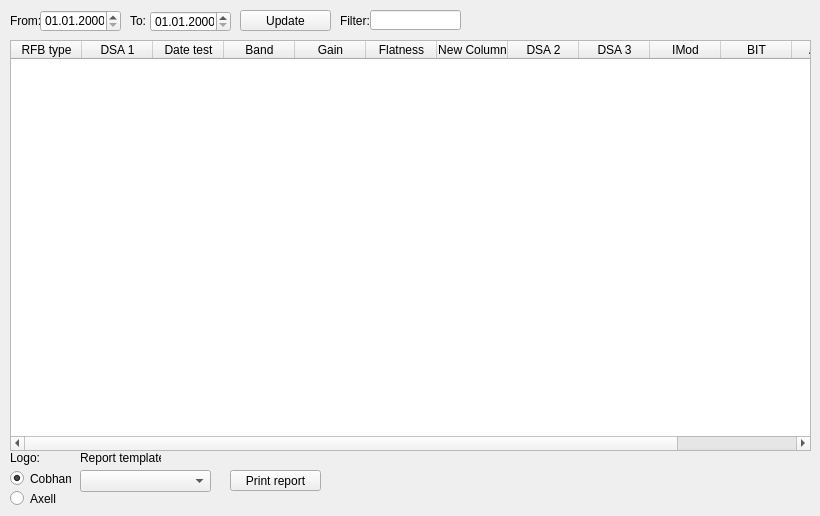
    <widget class="QWidget" name="tabJournal">
     <attribute name="title">
      <string>Journal</string>
     </attribute>
     <widget class="QTableWidget" name="tableJournal">
      <property name="geometry">
       <rect>
        <x>10</x>
        <y>40</y>
        <width>801</width>
        <height>411</height>
       </rect>
      </property>
      <property name="cursor" stdset="0">
       <cursorShape>PointingHandCursor</cursorShape>
      </property>
      <property name="mouseTracking">
       <bool>true</bool>
      </property>
      <property name="focusPolicy">
       <enum>Qt::WheelFocus</enum>
      </property>
      <property name="toolTip">
       <string extracomment="1"/>
      </property>
      <property name="editTriggers">
       <set>QAbstractItemView::NoEditTriggers</set>
      </property>
      <property name="selectionMode">
       <enum>QAbstractItemView::SingleSelection</enum>
      </property>
      <property name="sortingEnabled">
       <bool>false</bool>
      </property>
      <attribute name="horizontalHeaderDefaultSectionSize">
       <number>71</number>
      </attribute>
      <column>
       <property name="text">
        <string>RFB type</string>
       </property>
      </column>
      <column>
       <property name="text">
        <string>DSA 1</string>
       </property>
      </column>
      <column>
       <property name="text">
        <string>Date test</string>
       </property>
      </column>
      <column>
       <property name="text">
        <string>Band</string>
       </property>
      </column>
      <column>
       <property name="text">
        <string>Gain</string>
       </property>
      </column>
      <column>
       <property name="text">
        <string>Flatness</string>
       </property>
      </column>
      <column>
       <property name="text">
        <string>New Column</string>
       </property>
      </column>
      <column>
       <property name="text">
        <string>DSA 2</string>
       </property>
      </column>
      <column>
       <property name="text">
        <string>DSA 3</string>
       </property>
      </column>
      <column>
       <property name="text">
        <string>IMod</string>
       </property>
      </column>
      <column>
       <property name="text">
        <string>BIT</string>
       </property>
      </column>
      <column>
       <property name="text">
        <string>ALC In</string>
       </property>
      </column>
      <column>
       <property name="text">
        <string>ALC Out</string>
       </property>
      </column>
     </widget>
     <widget class="QPushButton" name="journalUpdateBtn">
      <property name="geometry">
       <rect>
        <x>240</x>
        <y>10</y>
        <width>91</width>
        <height>21</height>
       </rect>
      </property>
      <property name="text">
       <string>Update</string>
      </property>
     </widget>
     <widget class="QDateEdit" name="journalDateStart">
      <property name="geometry">
       <rect>
        <x>40</x>
        <y>10</y>
        <width>81</width>
        <height>22</height>
       </rect>
      </property>
      <property name="locale">
       <locale language="Hebrew" country="Israel"/>
      </property>
      <property name="displayFormat">
       <string>dd.MM.yyyy</string>
      </property>
     </widget>
     <widget class="QDateEdit" name="journalDateStop">
      <property name="geometry">
       <rect>
        <x>150</x>
        <y>11</y>
        <width>81</width>
        <height>21</height>
       </rect>
      </property>
      <property name="locale">
       <locale language="Hebrew" country="Israel"/>
      </property>
      <property name="displayFormat">
       <string>dd.MM.yyyy</string>
      </property>
     </widget>
     <widget class="QPushButton" name="printReportBtn">
      <property name="geometry">
       <rect>
        <x>230</x>
        <y>470</y>
        <width>91</width>
        <height>21</height>
       </rect>
      </property>
      <property name="text">
       <string>Print report</string>
      </property>
     </widget>
     <widget class="QLineEdit" name="journalFilter">
      <property name="geometry">
       <rect>
        <x>370</x>
        <y>10</y>
        <width>91</width>
        <height>20</height>
       </rect>
      </property>
      <property name="layoutDirection">
       <enum>Qt::RightToLeft</enum>
      </property>
      <property name="text">
       <string/>
      </property>
      <property name="maxLength">
       <number>16</number>
      </property>
      <property name="alignment">
       <set>Qt::AlignLeading|Qt::AlignLeft|Qt::AlignVCenter</set>
      </property>
     </widget>
     <widget class="QLabel" name="label5">
      <property name="geometry">
       <rect>
        <x>340</x>
        <y>10</y>
        <width>31</width>
        <height>21</height>
       </rect>
      </property>
      <property name="text">
       <string>Filter:</string>
      </property>
     </widget>
     <widget class="QLabel" name="label6">
      <property name="geometry">
       <rect>
        <x>10</x>
        <y>10</y>
        <width>31</width>
        <height>21</height>
       </rect>
      </property>
      <property name="text">
       <string>From:</string>
      </property>
     </widget>
     <widget class="QLabel" name="label7">
      <property name="geometry">
       <rect>
        <x>130</x>
        <y>10</y>
        <width>16</width>
        <height>21</height>
       </rect>
      </property>
      <property name="text">
       <string>To:</string>
      </property>
     </widget>
     <widget class="QRadioButton" name="logoAxellRadio">
      <property name="geometry">
       <rect>
        <x>10</x>
        <y>490</y>
        <width>51</width>
        <height>17</height>
       </rect>
      </property>
      <property name="text">
       <string>Axell</string>
      </property>
      <property name="checked">
       <bool>false</bool>
      </property>
     </widget>
     <widget class="QRadioButton" name="logoCobhamRadio">
      <property name="geometry">
       <rect>
        <x>10</x>
        <y>470</y>
        <width>61</width>
        <height>17</height>
       </rect>
      </property>
      <property name="text">
       <string>Cobham</string>
      </property>
      <property name="checked">
       <bool>true</bool>
      </property>
     </widget>
     <widget class="QComboBox" name="reportTemplateCombo">
      <property name="geometry">
       <rect>
        <x>80</x>
        <y>470</y>
        <width>131</width>
        <height>22</height>
       </rect>
      </property>
     </widget>
     <widget class="QLabel" name="label8">
      <property name="geometry">
       <rect>
        <x>80</x>
        <y>450</y>
        <width>81</width>
        <height>16</height>
       </rect>
      </property>
      <property name="text">
       <string>Report template:</string>
      </property>
     </widget>
     <widget class="QLabel" name="label9">
      <property name="geometry">
       <rect>
        <x>10</x>
        <y>450</y>
        <width>81</width>
        <height>16</height>
       </rect>
      </property>
      <property name="text">
       <string>Logo:</string>
      </property>
     </widget>
    </widget>
